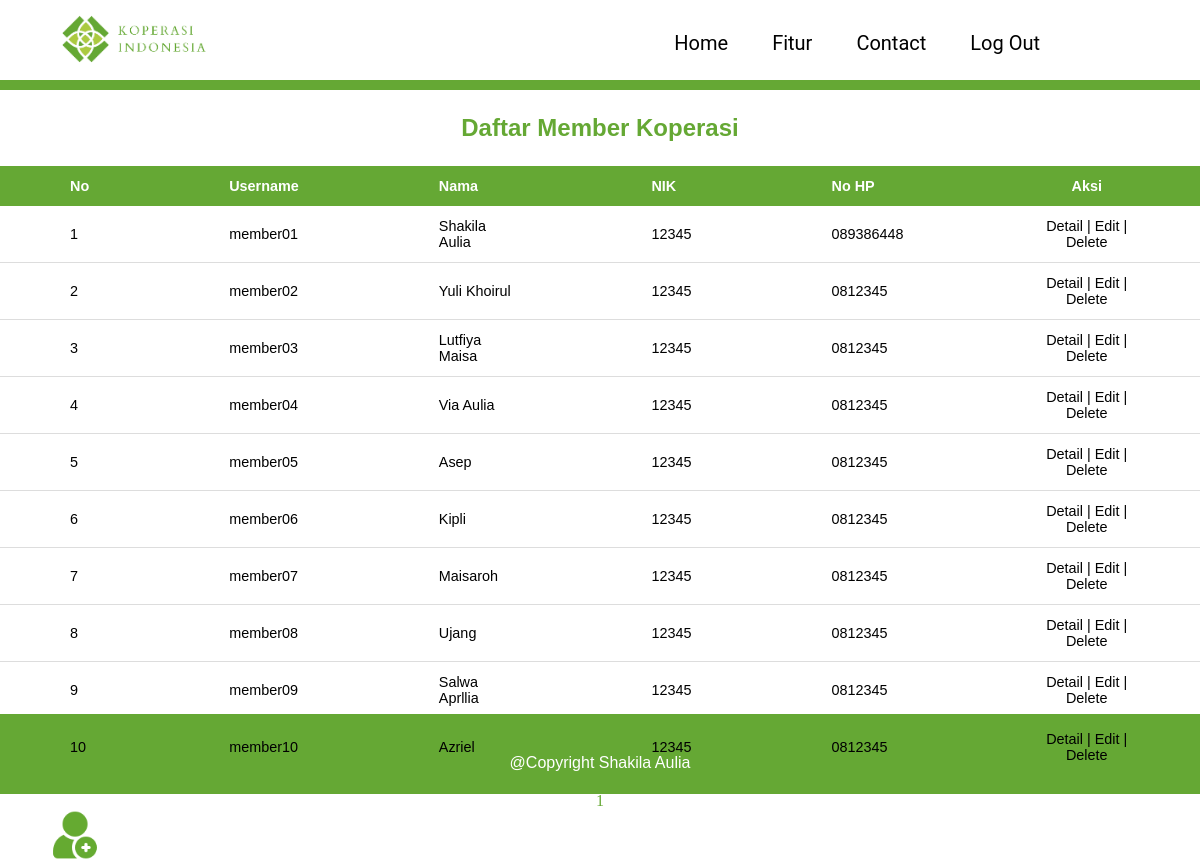
The app's page /admin/index.php?page=member (signed in) with its own data.
### tables this page shows
CREATE TABLE `tbl_member` (
  `username` varchar(20) NOT NULL,
  `password` varchar(20) NOT NULL,
  `nama` varchar(20) NOT NULL,
  `nik` int(10) NOT NULL,
  `tgl_lahir` date NOT NULL,
  `jenis_kelamin` varchar(10) NOT NULL,
  `pekerjaan` varchar(20) NOT NULL,
  `alamat` text NOT NULL,
  `email` text NOT NULL,
  `no_hp` varchar(20) NOT NULL,
  `tabungan` varchar(20) NOT NULL,
  `pinjaman` varchar(20) NOT NULL,
  `profil` varchar(100) NOT NULL
);

### admin/halaman/member/member.php (the view, shortened to what this page needs)
<h3 class="header-fitur">
    <center>Daftar Member Koperasi</center>
</h3>
<table align="center" class="content-table">
    <thead>
    <tr>
        <td align="center">No</td>
        <td>Username</td>
        <td>Nama</td>
        <td>NIK</td>
        <td>No HP</td>
        <td align="center">Aksi</td>
    </tr>
    </thead>
    <?php
        include "../koneksi.php";
        $batas   = 10;
        $halaman = isset($_GET['halaman']) ? (int)$_GET['halaman'] : 1;
        $mulai  = ($halaman > 1) ? ($halaman * $batas) - $batas : 0;
        $ambildata1     = mysqli_query($sambung,"SELECT * FROM tbl_member LIMIT $mulai, $batas");
        $nomor =$mulai+1;
        while ($tampildata = mysqli_fetch_array($ambildata1)) {
    ?>
        <tr>
            <td> <?php echo $nomor++?></td>
            <td> <?php echo $tampildata['username'] ?></td>
            <td> <?php echo $tampildata['nama'] ?></td>
            <td> <?php echo $tampildata['nik']?></td>
            <td> <?php echo $tampildata['no_hp']?></td>
            <td align="center">
                <a href="../admin/index.php?page=memberdetail&username=<?php echo $tampildata['username'];?>">Detail</a>
                |
                <a href="../admin/index.php?page=memberubah&username=<?php echo $tampildata['username'];?>">Edit</a>
                |
                <a href="halaman/member/memberhapus.php?username=<?php echo $tampildata['username'];?>" onclick="return confirm('Apa Anda yakin akan menghapus Data Member?')">Delete</a></td>
        </tr>
    <?php
        }
    ?>
</table>
<?php
    $ambildata2 = mysqli_query($sambung, "select * from tbl_member");
    $jumlahdata = mysqli_num_rows($ambildata2);
    $jumlahhalaman = ceil($jumlahdata/$batas);
?>
<p>
<div align="center" class="pagination">
    <?php
        for ($i=1; $i<=$jumlahhalaman; $i++)
        {
    ?>
        <a href="../admin/index.php?page=member&halaman=<?php echo $i; ?>"><?php echo $i; ?></a>
    <?php
        }
    ?>
</div>
<a href="index.php?page=membertambah"><img src="../image/add-user.png" width="50px" class="img-add-member"></a></button>

### admin/style.css (style rules this page uses)
html { margin: 0; padding: 0; width: 100%; }
body { margin: 0; padding: 0; width: 100%; height: 100%; background-color: #fff; display: block; }
.content-table { border-collapse: collapse; font-size: 0.9em; min-width: 400px; font-family: 'Noto Serif JP', sans-serif; }
.content-table thead tr { background-color: #65A834; color: #fff; text-align: left; font-weight: bold; }
.content-table th, .content-table td { padding: 12px 70px; }
.content-table tbody tr { border-bottom: 1px solid #dddddd; }
.content-table a { text-decoration: none; color: #000; }
.img-add-member { float: left; margin-left: 50px; }
.header-fitur { font-family: 'Noto Serif JP', sans-serif; font-weight: bolder; font-size: 1.5em; color: #65A834; }
.pagination a { text-decoration: none; color: #65A834; }

### records on screen
tbl_member: username "member01", nama "Shakila Aulia", nik "12345", no_hp "089386448"
tbl_member: username "member02", nama "Yuli Khoirul", nik "12345", no_hp "0812345"
tbl_member: username "member03", nama "Lutfiya Maisa", nik "12345", no_hp "0812345"
tbl_member: username "member04", nama "Via Aulia", nik "12345", no_hp "0812345"
tbl_member: username "member05", nama "Asep", nik "12345", no_hp "0812345"
tbl_member: username "member06", nama "Kipli", nik "12345", no_hp "0812345"
tbl_member: username "member07", nama "Maisaroh", nik "12345", no_hp "0812345"
tbl_member: username "member08", nama "Ujang", nik "12345", no_hp "0812345"
tbl_member: username "member09", nama "Salwa Aprllia", nik "12345", no_hp "0812345"
tbl_member: username "member10", nama "Azriel", nik "12345", no_hp "0812345"
